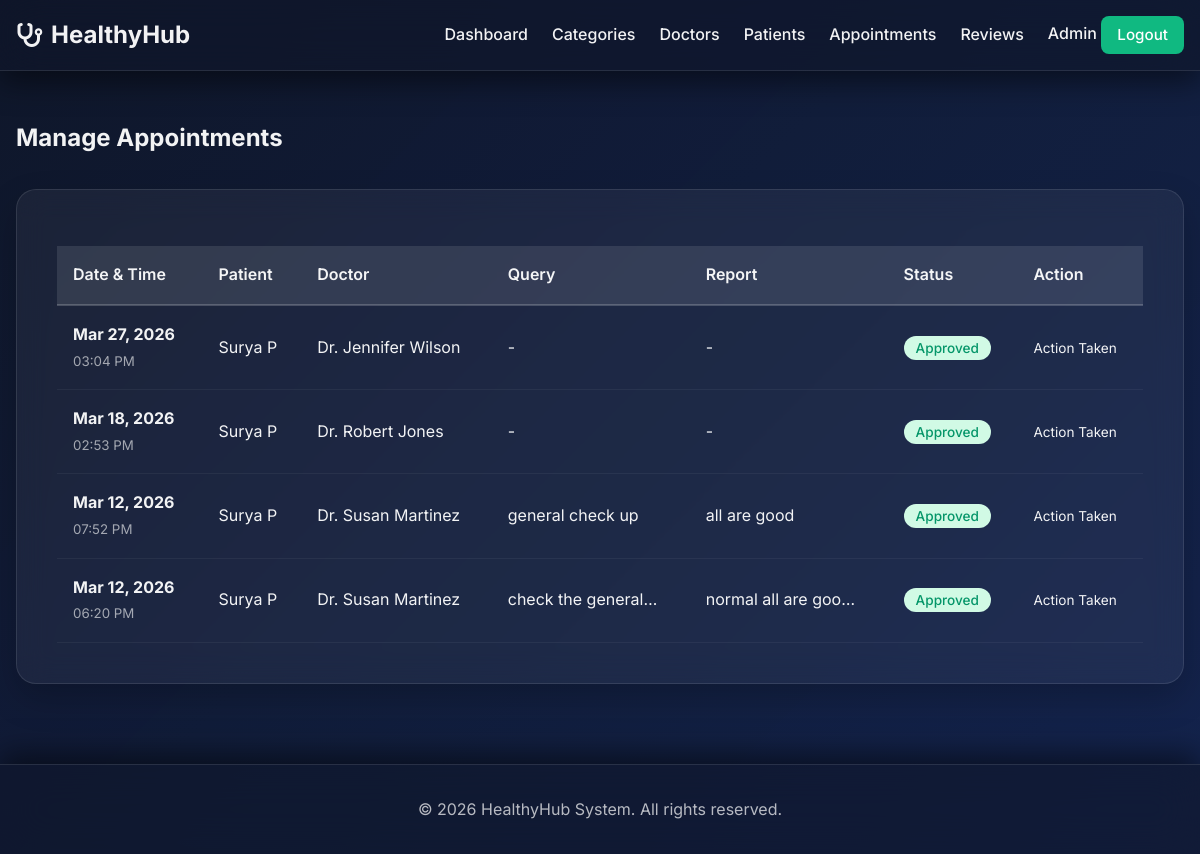
Page /admin/manage-appointments.php (signed in) on the committed database.
### tables this page shows
CREATE TABLE `appointments` (
  `id` int NOT NULL AUTO_INCREMENT,
  `user_id` int NOT NULL,
  `doctor_id` int NOT NULL,
  `appointment_date` date NOT NULL,
  `appointment_time` time NOT NULL,
  `patient_query` text,
  `doctor_report` text,
  `status` enum('Pending','Approved','Cancelled') NOT NULL DEFAULT 'Pending',
  `created_at` timestamp NOT NULL DEFAULT CURRENT_TIMESTAMP,
  `token_number` int DEFAULT '0',
  `medical_report` varchar(255) DEFAULT NULL,
  PRIMARY KEY (`id`),
  KEY `user_id` (`user_id`),
  KEY `doctor_id` (`doctor_id`),
  CONSTRAINT `appointments_ibfk_1` FOREIGN KEY (`user_id`) REFERENCES `users` (`id`) ON DELETE CASCADE,
  CONSTRAINT `appointments_ibfk_2` FOREIGN KEY (`doctor_id`) REFERENCES `doctors` (`id`) ON DELETE CASCADE
);

CREATE TABLE `users` (
  `id` int NOT NULL AUTO_INCREMENT,
  `name` varchar(100) NOT NULL,
  `email` varchar(100) NOT NULL,
  `phone` varchar(20) DEFAULT NULL,
  `address` text,
  `password` varchar(255) NOT NULL,
  `created_at` timestamp NOT NULL DEFAULT CURRENT_TIMESTAMP,
  PRIMARY KEY (`id`),
  UNIQUE KEY `email` (`email`)
);

CREATE TABLE `doctors` (
  `id` int NOT NULL AUTO_INCREMENT,
  `category_id` int NOT NULL,
  `name` varchar(100) NOT NULL,
  `email` varchar(100) NOT NULL,
  `password` varchar(255) DEFAULT NULL,
  `phone` varchar(20) NOT NULL,
  `photo` varchar(255) DEFAULT NULL,
  `details` text,
  `rating` decimal(3,1) NOT NULL DEFAULT '0.0',
  `is_available` tinyint(1) NOT NULL DEFAULT '1',
  `location` varchar(255) DEFAULT 'Main Clinic',
  `fees` decimal(10,2) DEFAULT '500.00',
  PRIMARY KEY (`id`),
  KEY `category_id` (`category_id`),
  CONSTRAINT `doctors_ibfk_1` FOREIGN KEY (`category_id`) REFERENCES `categories` (`id`) ON DELETE CASCADE
);

### admin/manage-appointments.php (the view, shortened to what this page needs)
<?php
require_once '../includes/db.php';
include '../includes/header.php';
$appointments = $pdo->query("
    SELECT a.*, u.name as patient_name, d.name as doctor_name, c.name as category_name
    FROM appointments a
    JOIN users u ON a.user_id = u.id
    JOIN doctors d ON a.doctor_id = d.id
    JOIN categories c ON d.category_id = c.id
    ORDER BY a.appointment_date DESC, a.appointment_time DESC
")->fetchAll();
?>
<div class="fade-in-up" style="display: flex; justify-content: space-between; align-items: center; margin-bottom: 2rem;">
    <h2 style="color: white; margin: 0;">Manage Appointments</h2>
</div>
<div class="global-glass-container fade-in-up delay-100">
    <div class="table-responsive">
        <table>
            <thead>
                <tr>
                    <th>Date & Time</th>
                    <th>Patient</th>
                    <th>Doctor</th>
                    <th>Query</th>
                    <th>Report</th>
                    <th>Status</th>
                    <th>Action</th>
                </tr>
            </thead>
            <tbody>
                <?php if(count($appointments) > 0): ?>
                    <?php foreach ($appointments as $appt): ?>
                        <tr>
                            <td>
                                <strong><?php echo date('M d, Y', strtotime($appt['appointment_date'])); ?></strong><br>
                                <small class="text-gray"><?php echo date('h:i A', strtotime($appt['appointment_time'])); ?></small>
                            </td>
                            <td><?php echo htmlspecialchars($appt['patient_name']); ?></td>
                            <td><?php echo htmlspecialchars($appt['doctor_name']); ?></td>
                            <td>
                                <div style="max-width: 150px; white-space: nowrap; overflow: hidden; text-overflow: ellipsis; cursor: help;" title="<?php echo htmlspecialchars($appt['patient_query']); ?>">
                                    <?php echo htmlspecialchars($appt['patient_query'] ?: '-'); ?>
                                </div>
                            </td>
                            <td>
                                <div style="max-width: 150px; white-space: nowrap; overflow: hidden; text-overflow: ellipsis; cursor: help;" title="<?php echo htmlspecialchars($appt['doctor_report']); ?>">
                                    <?php echo htmlspecialchars($appt['doctor_report'] ?: '-'); ?>
                                </div>
                            </td>
                            <td>
                                <?php
                                    $statusClass = 'badge-pending';
                                    if ($appt['status'] === 'Approved') $statusClass = 'badge-approved';
                                ?>
                                <span class="badge <?php echo $statusClass; ?>">
                                    <?php echo htmlspecialchars($appt['status']); ?>
                                </span>
                            </td>
                            <td>
                                <?php if ($appt['status'] === 'Pending'): ?>
                                    <form method="POST" action="" style="display: inline-block;">
                                        <input type="hidden" name="appointment_id" value="<?php echo $appt['id']; ?>">
                                        <input type="hidden" name="status" value="Approved">
                                        <button type="button" class="glass-btn" style="background: rgba(16, 185, 129, 0.4); border-color: rgba(16, 185, 129, 0.6); padding: 0.3rem 0.6rem; font-size: 0.8rem; height: auto;" onclick="confirmAction('Approve Appointment', 'Are you sure you want to approve this?', 'Yes, Approve', () => { this.closest('form').submit(); })"><i class="fa-solid fa-check"></i></button>
                                    </form>
                                    <form method="POST" action="" style="display: inline-block;">
                                        <input type="hidden" name="appointment_id" value="<?php echo $appt['id']; ?>">
                                        <input type="hidden" name="action" value="cancel">
                                        <button type="button" class="glass-btn glass-btn-danger" style="padding: 0.3rem 0.6rem; font-size: 0.8rem; height: auto;" onclick="confirmAction('Cancel Appointment', 'Are you sure you want to cancel this?', 'Yes, Cancel', () => { this.closest('form').submit(); })"><i class="fa-solid fa-xmark"></i></button>
                                    </form>
                                <?php else: ?>
                                    <span style="color: rgba(255,255,255,0.7); font-size: 0.85rem;">Action Taken</span>
                                <?php endif; ?>
                            </td>
                        </tr>
                    <?php endforeach; ?>
                <?php else: ?>
                    <tr><td colspan="6" class="text-center" style="color: rgba(255,255,255,0.7);">No appointments found.</td></tr>
                <?php endif; ?>
            </tbody>
        </table>
    </div>
</div>
<?php include '../includes/footer.php'; ?>

### css/style.css (style rules this page uses)
:root { --primary: #4F46E5; --primary-hover: #4338CA; --secondary: #10B981; --secondary-hover: #059669; --danger: #EF4444; --danger-hover: #DC2626; --dark: #111827; --light: #F9FAFB; --gray: #6B7280; --gray-light: #E5E7EB; --font-main: 'Inter', sans-serif; --radius-md: 8px; --radius-lg: 12px; --shadow-sm: 0 1px 2px 0 rgba(0, 0, 0, 0.05); --shadow-md: 0 4px 6px -1px rgba(0, 0, 0, 0.1), 0 2px 4px -1px rgba(0, 0, 0, 0.06); --shadow-lg: 0 10px 15px -3px rgba(0, 0, 0, 0.1), 0 4px 6px -2px rgba(0, 0, 0, 0.05); --transition: all 0.3s ease; }
* { margin: 0; padding: 0; box-sizing: border-box; }
body { font-family: var(--font-main); background-color: var(--light); color: var(--dark); line-height: 1.6; display: flex; flex-direction: column; min-height: 100vh; overflow-x: hidden; }
.table-responsive { overflow-x: auto; }
table { width: 100%; border-collapse: collapse; margin-top: 1rem; background: white; border-radius: var(--radius-md); overflow: hidden; box-shadow: var(--shadow-sm); }
thead { background-color: var(--gray-light); }
th, td { padding: 1rem; text-align: left; border-bottom: 1px solid var(--gray-light); }
th { font-weight: 600; color: var(--dark); }
.badge { padding: 0.25rem 0.75rem; border-radius: 9999px; font-size: 0.85rem; font-weight: 500; }
.badge-approved { background-color: #D1FAE5; color: #059669; }
.fade-in-up { opacity: 0; transform: translateY(40px); transition: opacity 0.8s ease-out, transform 0.8s ease-out; }
.fade-in-up.visible { opacity: 1; transform: translateY(0); }
.delay-100 { transition-delay: 100ms; }
body.global-glass-body { background: url('https://images.unsplash.com/photo-1551076805-e1869033e561?ixlib=rb-4.0.3&auto=format&fit=crop&w=1920&q=80') no-repeat center center fixed; background-size: cover; background-color: #0f172a; position: relative; color: white; }
body.global-glass-body::before { content: ''; position: fixed; top: 0; left: 0; right: 0; bottom: 0; background: linear-gradient(-45deg, rgba(15, 23, 42, 0.85), rgba(30, 58, 138, 0.75), rgba(15, 23, 42, 0.85)); background-size: 400% 400%; animation: gradientBG 15s ease infinite; z-index: -1; }
body.global-glass-body h1, body.global-glass-body h2, body.global-glass-body h3, body.global-glass-body p, body.global-glass-body span:not(.review-stars):not(.badge), body.global-glass-body label, body.global-glass-body th, body.global-glass-body td:not(.text-warning), body.global-glass-body a:not(.btn) { color: rgba(255, 255, 255, 0.95) !important; }
body.global-glass-body .badge-approved { color: #059669 !important; }
body.global-glass-body .text-gray { color: rgba(255, 255, 255, 0.6) !important; }
.global-glass-container { background: rgba(255, 255, 255, 0.05); backdrop-filter: blur(15px); -webkit-backdrop-filter: blur(15px); border: 1px solid rgba(255, 255, 255, 0.1); border-radius: 20px; padding: 2.5rem; width: 100%; box-shadow: 0 15px 35px rgba(0, 0, 0, 0.2); margin-bottom: 2rem; transition: transform 0.3s ease, box-shadow 0.3s ease; }
body.global-glass-body table { background: transparent !important; box-shadow: none !important; border-radius: 0; }
body.global-glass-body thead { background: transparent !important; }
body.global-glass-body th { background: rgba(255, 255, 255, 0.1) !important; border-bottom: 2px solid rgba(255, 255, 255, 0.2) !important; }
body.global-glass-body td { border-bottom: 1px solid rgba(255, 255, 255, 0.05) !important; }

### rows in the picture
appointments: appointment_date "Mar 27, 2026", appointment_time "03:04 PM", user.name "Surya P", doctor.name "Dr. Jennifer Wilson", patient_query "-", doctor_report "-", status "Approved", shows "Action Taken"
appointments: appointment_date "Mar 18, 2026", appointment_time "02:53 PM", user.name "Surya P", doctor.name "Dr. Robert Jones", patient_query "-", doctor_report "-", status "Approved", shows "Action Taken"
appointments: appointment_date "Mar 12, 2026", appointment_time "07:52 PM", user.name "Surya P", doctor.name "Dr. Susan Martinez", patient_query "general check up", doctor_report "all are good", status "Approved", shows "Action Taken"
appointments: appointment_date "Mar 12, 2026", appointment_time "06:20 PM", user.name "Surya P", doctor.name "Dr. Susan Martinez", patient_query "check the general…", doctor_report "normal all are goo…", status "Approved", shows "Action Taken"
